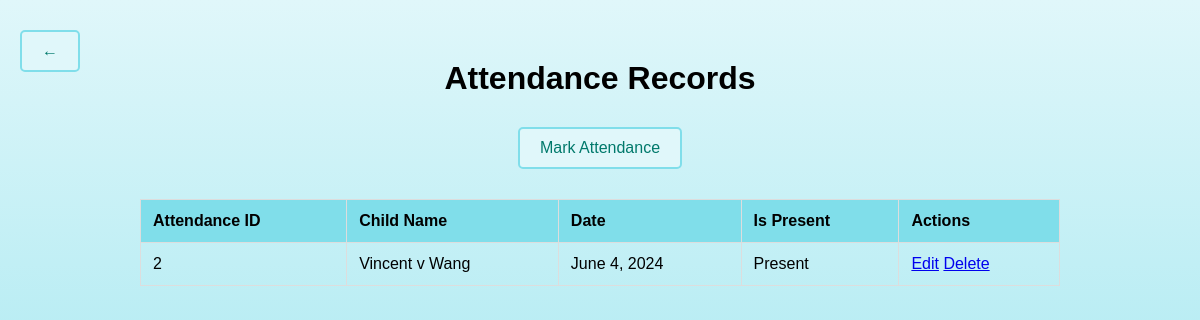
Page /myapp/attendance/ on the earlier database version.
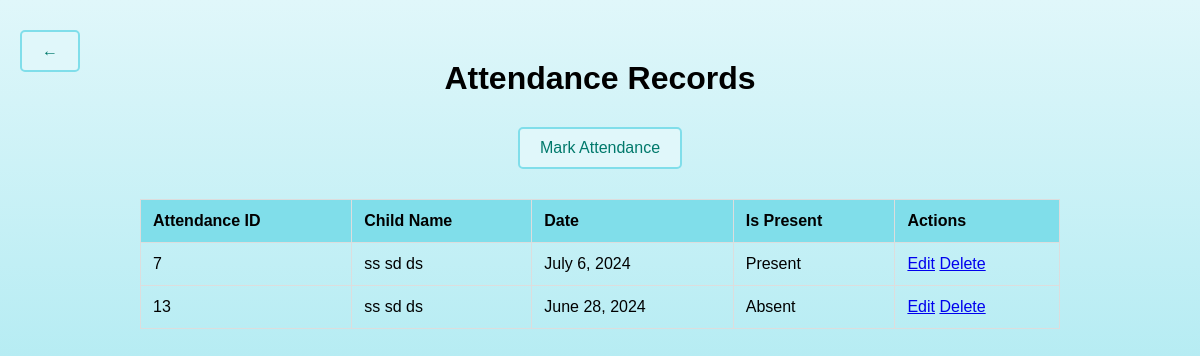
Same page on the later database version.
### myapp/models.py (models this page shows, shortened)
class Attendance(models.Model):
    child = models.ForeignKey(Child, on_delete=models.CASCADE)
    date = models.DateField()
    is_present = models.BooleanField(default=True)

class Child(models.Model):
    first_name = models.CharField(max_length=100)
    middle_name = models.CharField(max_length=100, blank=True, null=True)
    last_name = models.CharField(max_length=100)
    age = models.IntegerField()
    date_of_birth = models.DateField()
    average_cost = models.DecimalField(max_digits=10, decimal_places=2)

### myapp/views.py (the view)
# urls.py: path('attendance/', views.attendance_list, name='attendance_list'),
def attendance_list(request):
    attendances = Attendance.objects.all()
    return render(request, 'attendance_list.html', {'attendances': attendances})

### myapp/templates/attendance_list.html (shortened to what this page needs)
<!DOCTYPE html>
<html lang="en">
<head>
</head>
<body>
    <div class="back-button">
        <a href="{% url 'home' %}" class="button">&larr;</a>
    </div>
    <div class="container">
        <h1>Attendance Records</h1>
        <a href="{% url 'add_attendance' %}" class="button">Mark Attendance</a>
        <table>
            <thead>
                <tr>
                    <th>Attendance ID</th>
                    <th>Child Name</th>
                    <th>Date</th>
                    <th>Is Present</th>
                    <th>Actions</th>
                </tr>
            </thead>
            <tbody>
                {% for attendance in attendances %}
                <tr>
                    <td>{{ attendance.id }}</td>
                    <td>{{ attendance.child.first_name }} {{ attendance.child.middle_name }} {{ attendance.child.last_name }}</td>
                    <td>{{ attendance.date }}</td>
                    <td>{{ attendance.is_present|yesno:"Present,Absent" }}</td>
                    <td>
                        <a href="{% url 'edit_attendance' attendance.pk %}">Edit</a>
                        <a href="{% url 'delete_attendance' attendance.pk %}">Delete</a>
                    </td>
                </tr>
                {% endfor %}
            </tbody>
        </table>
    </div>
</body>
</html>

### myapp/templates/attendance_list.html (style rules this page uses)
html, body { height: 100%; margin: 0; padding: 0; font-family: Arial, sans-serif; text-align: center; background: linear-gradient(to bottom, #e0f7fa, #80deea); background-repeat: no-repeat; background-attachment: fixed; }
body { display: flex; justify-content: center; align-items: flex-start; min-height: 100vh; padding-top: 20px; }
.container { width: 80%; padding: 20px; box-sizing: border-box; }
h1, h2 { margin: 20px 0; }
table { width: 100%; margin: 20px 0; border-collapse: collapse; }
th, td { padding: 12px; border: 1px solid #ddd; text-align: left; }
th { background-color: #80deea; }
a.button { display: inline-block; margin: 10px 0; padding: 10px 20px; background-color: #e0f7fa; border: 2px solid #80deea; border-radius: 5px; text-decoration: none; color: #00796b; }
.back-button { position: fixed; top: 20px; left: 20px; }
.back-button a { display: block; padding: 10px 20px; background-color: #e0f7fa; border: 2px solid #80deea; border-radius: 5px; text-decoration: none; color: #00796b; }

Differences in the rows shown:
removed Attendance: id "2", child.first_name "Vincent", child.middle_name "v", child.last_name "Wang", date "June 4, 2024", is_present "Present"
added Attendance: id "7", child.first_name "ss", child.middle_name "sd", child.last_name "ds", date "July 6, 2024", is_present "Present"
added Attendance: id "13", child.first_name "ss", child.middle_name "sd", child.last_name "ds", date "June 28, 2024", is_present "Absent"
